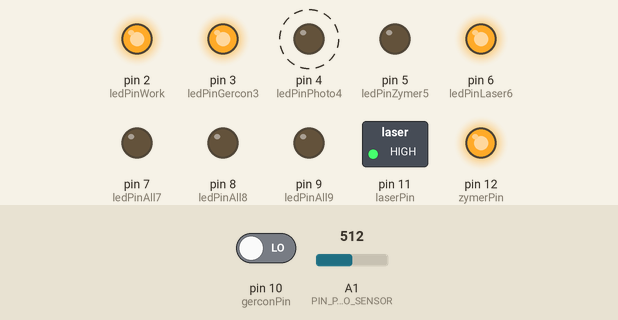
Simulated run of this sketch. Board: Arduino Uno, built with avr-gcc and run on an emulated ATmega328P. Parts: switched loads named in the sketch (green lamp = pin HIGH), output pins drawn as LEDs (lit = HIGH). Dashed ring = blinking. The inputs (shaded band) are chosen by the test bench; at power-on: A1 (PIN_PHOTO_SENSOR) = 512, pin 10 (gerconPin) LOW.

Above: at 2.8 s.
2.9 s: A1 (PIN_PHOTO_SENSOR) set to 213
8.5 s: A1 (PIN_PHOTO_SENSOR) set to 188
At 10.3 s:
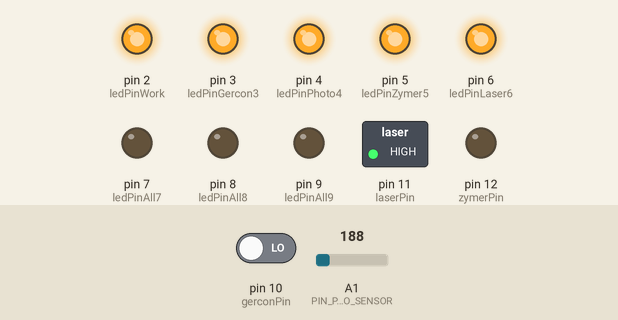
11.5 s: pin 10 (gerconPin) driven HIGH
At 12.9 s:
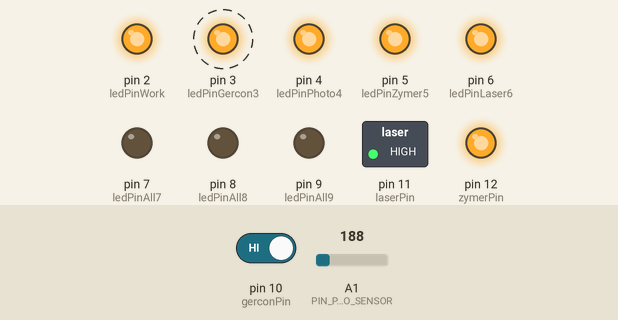
15.0 s: A1 (PIN_PHOTO_SENSOR) set to 210
At 16.8 s:
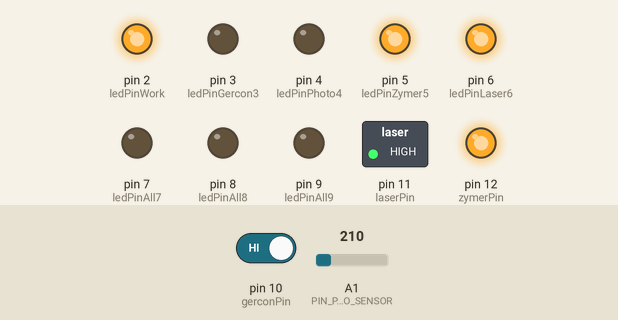
19.5 s: pin 10 (gerconPin) driven LOW
At 22.9 s:
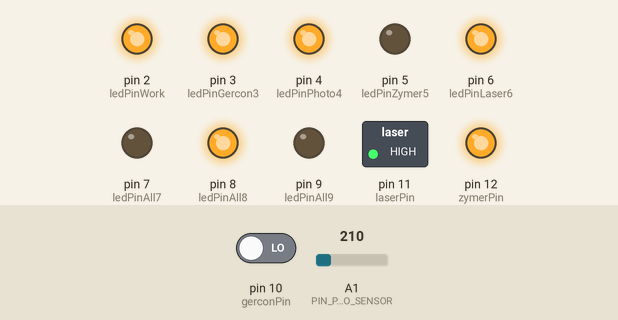
25.0 s: pin 10 (gerconPin) driven HIGH
At 25.9 s:
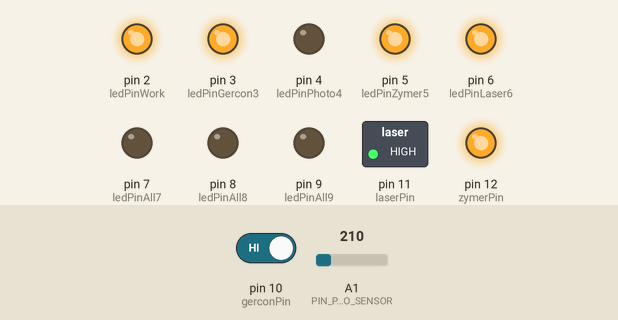
Timing chart, 0 to 30.0 s (numbered marks = the images above; inputs shaded):
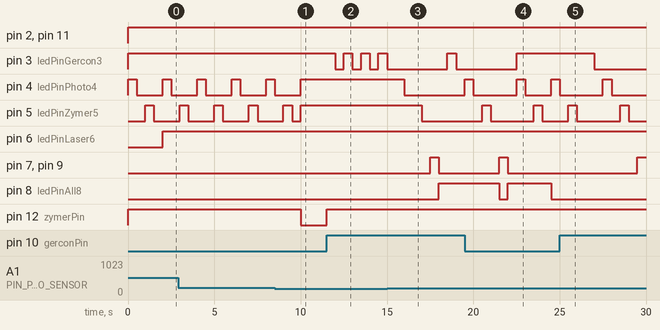

Measured:
- the behaviour switches between 201 and 200 on A1 (PIN_PHOTO_SENSOR) (found by bisection; images 0 and 1)
- after the input at 8.5 s, pin 4 (ledPinPhoto4): goes on until 10.0 s, then stays HIGH; pin 12 (zymerPin): HIGH → LOW after 1.5 s
- after the input at 11.5 s, pin 3 (ledPinGercon3): alternates HIGH for 0.50 s and LOW for 0.50 s, starting after 0.50 s; pin 12 (zymerPin): LOW → HIGH at once
- after the input at 15.0 s, pin 4 (ledPinPhoto4): HIGH → LOW after 1.0 s; pin 5 (ledPinZymer5): HIGH → LOW after 2.0 s; pin 7 (ledPinAll7), pin 9 (ledPinAll9): LOW → HIGH after 2.5 s, → LOW 0.50 s later; pin 8 (ledPinAll8): LOW → HIGH after 3.0 s
- after the input at 19.5 s, pin 3 (ledPinGercon3): goes on until 22.5 s, then stays HIGH
- after the input at 25.0 s, pin 3 (ledPinGercon3): HIGH → LOW after 2.0 s; pin 5 (ledPinZymer5): LOW → HIGH after 3.5 s, → LOW 0.50 s later; pin 7 (ledPinAll7), pin 9 (ledPinAll9): LOW → HIGH after 4.5 s
- by itself, pin 4 (ledPinPhoto4), pin 5 (ledPinZymer5): alternates HIGH for 0.50 s and LOW for 1.5 s

The sketch:

sketch_nov28a.ino
```cpp
#define  ledPinWork 2
#define  ledPinGercon3 3
#define  ledPinPhoto4 4
#define  ledPinZymer5 5
#define  ledPinLaser6 6
#define  ledPinAll7 7
#define  ledPinAll8 8
#define  ledPinAll9 9
#define  gerconPin 10
#define  laserPin 11
#define  zymerPin 12
#define  PIN_PHOTO_SENSOR A1

byte gercon; // информация о герконе
byte laser; // информация о лазере
bool zym; // состоянние зумера
bool gerconState; // состояние геркона
bool photoState; // состояние фоторезистора

void setup() {
  pinMode(ledPinWork,OUTPUT);   //подключение всех используемых пинов
  pinMode(ledPinGercon3,OUTPUT);
  pinMode(ledPinPhoto4,OUTPUT);
  pinMode(ledPinZymer5,OUTPUT);
  pinMode(ledPinLaser6,OUTPUT);
  pinMode(ledPinAll7,OUTPUT);
  pinMode(ledPinAll8,OUTPUT);
  pinMode(ledPinAll9,OUTPUT);
  pinMode(gerconPin,INPUT);
  pinMode(laserPin,OUTPUT);
  pinMode(zymerPin,OUTPUT);
}

void loop() {
   digitalWrite(ledPinWork, HIGH); // состояние исправности схемы
   gerconInit(); // функция работы с герконом
   photoInit(); // функция работы с фоторезистором
   zymerInit(); // функция работы с зумером
   laserState(); // функция просмотра состояния лазера
   isAllWork(); // функция оповещения о срабатывании всех защитных модулей
}

void gerconInit(){
 gercon = digitalRead(gerconPin);        // считываем данные с датчика
   if (gercon == HIGH){ // вклююченние зумера и индексации, при HIGH
      digitalWrite(zymerPin, HIGH); // включение зумера
      zym = true;
      gerconState = true;
      digitalWrite(ledPinGercon3, HIGH);  // переключение режимов светодиода
      delay(500);
      digitalWrite(ledPinGercon3, LOW);
      delay(500);
      }
   else{
      digitalWrite(zymerPin, LOW); // Режим ожидания
      zym = false;
      gerconState = false;
      digitalWrite(ledPinGercon3, HIGH); // постоянное горение светодиода
   }
  }

void photoInit(){
   digitalWrite(laserPin, HIGH);
   int val = analogRead(PIN_PHOTO_SENSOR); // считывание информации фоторезистора
  Serial.println(val); // вывод информации в консоль
  if (val > 200) {  // условие срабатывания зумера, при отводе лазера с фоторезистора
    digitalWrite(zymerPin, HIGH);
    zym = true;
    photoState = true;
    digitalWrite(ledPinPhoto4, HIGH);  // переключение режимов светодиода
      digitalWrite(ledPinPhoto4, HIGH);
      delay(500);
      digitalWrite(ledPinPhoto4, LOW);
      delay(500);
  } else {
    digitalWrite(ledPinPhoto4, HIGH); // постоянное горение светодиода
    digitalWrite(zymerPin, LOW);
    photoState = false;
    zym = false;
  }
  }

  void zymerInit(){
    if(zym == false) // показ состояния зумера на светодиодах
    digitalWrite(ledPinZymer5,HIGH);
    else{
      digitalWrite(ledPinZymer5, HIGH); // переключение режимов светодиода
      delay(500);
      digitalWrite(ledPinZymer5, LOW);
      delay(500);
      }
    }
 void laserState(){
   laser = digitalRead(laserPin); // чтение данных о питании лазера
   if (laser == LOW){
      digitalWrite(ledPinLaser6, HIGH); // переключение режимов светодиода
      delay(500);
      digitalWrite(ledPinLaser6, LOW);
      delay(500);
      }
   else{
      digitalWrite(ledPinLaser6, HIGH);
   }
 }

 void isAllWork(){
  if( photoState == true and  gerconState == true){ // рассмотр состяния обоих средств защиты
     digitalWrite(ledPinAll7, HIGH); // // переключение режимов светодиода
     digitalWrite(ledPinAll8, LOW);
     digitalWrite(ledPinAll9, HIGH);
     delay(500);
      digitalWrite(ledPinAll7, LOW);
     digitalWrite(ledPinAll8, HIGH);
     digitalWrite(ledPinAll9, LOW);
     delay(500);
  }
  else{
     digitalWrite(ledPinAll7, LOW); // отключение соответствующих светодиодов
     digitalWrite(ledPinAll8, LOW);
     digitalWrite(ledPinAll9, LOW);
     }
 }
```
